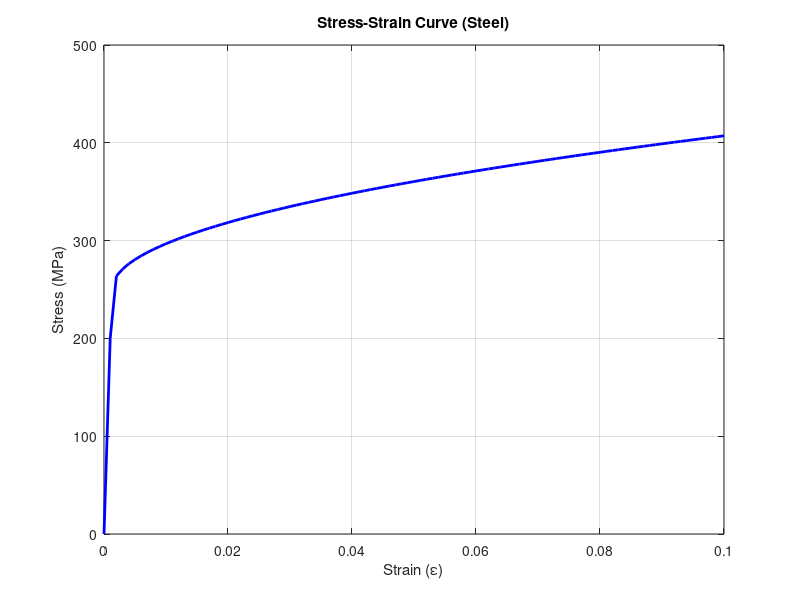
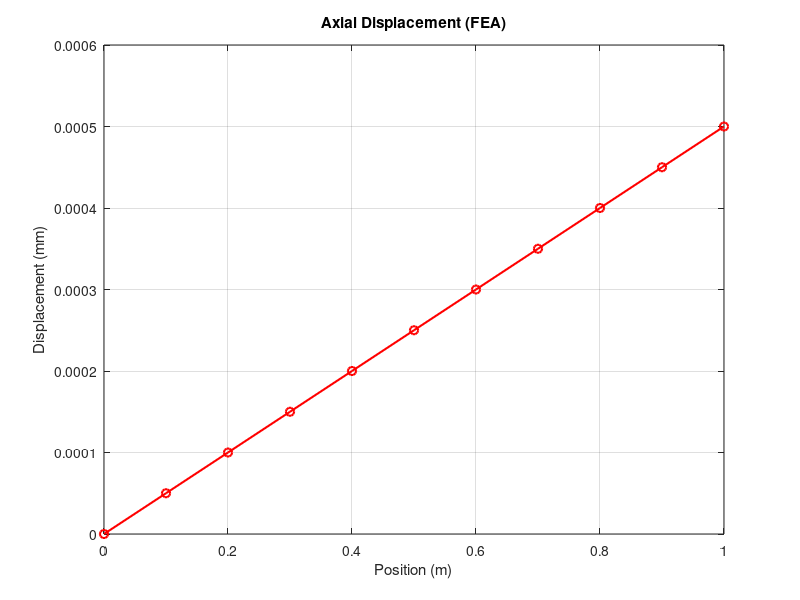

The MATLAB script that drew these images, in order: (Note: this script raises an error after producing the figures.)
% 12_materials_stress_fem.m
% UniLab Materials Science: Stress, Strain, and Finite Element Modeling

clear all;
close all;
clc;

disp('💎 UniLab Materials Science & FEA');
disp('==================================');

%% 1. Stress-Strain Curve (Elastic-Plastic)
disp('--- 1. Stress-Strain Behavior ---');
strain_vals = 0:0.001:0.1;
E_val = 200e9; % Young's Modulus (Pa)
yield_stress = 250e6;
stress_vals = zeros(size(strain_vals));

for i = 1:size(strain_vals, 2)
    s_linear = E_val * strain_vals(i);
    if s_linear < yield_stress
        stress_vals(i) = s_linear;
    else
        % Power law hardening
        stress_vals(i) = yield_stress + 500e6 * (strain_vals(i) - yield_stress/E_val)^0.5;
    end
end

figure;
plot(strain_vals, stress_vals / 1e6, 'b-', 'LineWidth', 2);
title('Stress-Strain Curve (Steel)');
xlabel('Strain (\epsilon)'); ylabel('Stress (MPa)');
grid on;

%% 2. 1D Finite Element Analysis (Bar)
disp('--- 2. 1D Bar Under Axial Load ---');
L_val = 1.0; n_elements = 10;
dx_val = L_val / n_elements;
A_val = 0.01; % Area
K_mat = zeros(n_elements + 1, n_elements + 1);
F_vec = zeros(n_elements + 1, 1);
F_vec(end) = 1000; % 1kN load at end

ke_mat = (E_val * A_val / dx_val) * [1, -1; -1, 1];
for i = 1:n_elements
    K_mat(i:i+1, i:i+1) = K_mat(i:i+1, i:i+1) + ke_mat;
end

% Boundary condition (fixed at x=0)
K_red = K_mat(2:end, 2:end);
F_red = F_vec(2:end);
u_vec = inv(K_red) * F_red;
u_vec = [0; u_vec];

figure;
plot(linspace(0, L_val, n_elements+1), u_vec * 1000, 'ro-', 'LineWidth', 1.5);
title('Axial Displacement (FEA)');
xlabel('Position (m)'); ylabel('Displacement (mm)');
grid on;

%% 3. Atomic Vibration Simulator
disp(' ');
disp('--- 3. Atomic Vibration Simulator ---');

function s_out = lattice_step(s_in, p)
    s_out = s_in;
    s_out.pos = s_in.pos + randn(10, 2) * 0.02;
end

function lattice_draw(ax, s)
    scatter(ax, s.pos(:, 1), s.pos(:, 2), 100, 'b', 'filled');
    title(ax, 'Atomic Vibrations in Crystal Lattice');
    axis(ax, 'equal'); xlim(ax, [-2, 2]); ylim(ax, [-2, 2]);
end

simulate('algorithm', 'step', @lattice_step, 'draw', @lattice_draw, 'state', struct('pos', randn(10, 2)*0.1));

disp('Materials Science Session Complete.');
